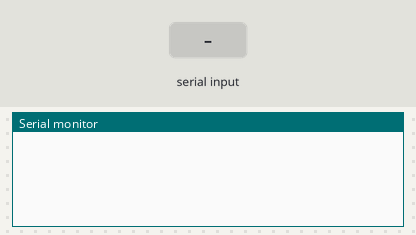
Recording of a sketch running on a simulated Arduino Mega 2560, built with avr-gcc and run on an emulated ATmega2560. Shown: the last lines printed to the serial monitor. Inputs (shaded band) come from the test bench.

Above: at 1.2 s.
1.3 s: "1\n" received over the second serial link
At 2.2 s:
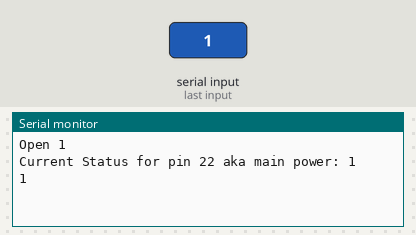
2.8 s: "2\n" received over the second serial link
At 3.2 s:
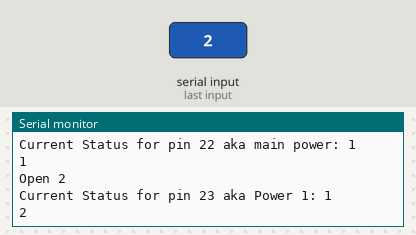

Measured:
- after the input at 1.3 s, the serial monitor: prints a new line at once (image 1)
- after the input at 2.8 s, the serial monitor: prints a new line at once (image 2)

The sketch:

control-board.ino
```cpp
#include <SoftwareSerial.h>

SoftwareSerial HC12(10, 11);  // HC-12 TX Pin, HC-12 RX Pin
int incByte = 0;
char text[4] = "";
int mainPower = 22;
int power1 = 23;
int power2 = 24;
int power3 = 25;

void setup() {
  Serial.begin(9600);  // Serial port to computer
  HC12.begin(9600);    // Serial port to HC12
  pinMode(mainPower, OUTPUT);
  digitalWrite(mainPower, LOW);
  pinMode(power1, OUTPUT);
  digitalWrite(power1, LOW);
  pinMode(power2, OUTPUT);
  digitalWrite(power2, LOW);
  pinMode(power3, OUTPUT);
  digitalWrite(power3, LOW);
}

void loop() {
  while (HC12.available() > 0) {
    String data = HC12.readStringUntil('\n');

    if (data == "1") {
      Serial.println("Open 1");
      digitalWrite(mainPower, !digitalRead(mainPower));
      Serial.print("Current Status for pin 22 aka main power: ");
      Serial.println(digitalRead(mainPower));
    }
    if (data == "2") {
      Serial.println("Open 2");
      digitalWrite(power1,!digitalRead(power1));
      Serial.print("Current Status for pin 23 aka Power 1: ");
      Serial.println(digitalRead(power1));
    }
    if (data == "3") {
      Serial.println("Open 3");
      digitalWrite(power2,!digitalRead(power2));
      Serial.print("Current Status for pin 24 aka Power 2: ");
      Serial.println(digitalRead(power2));
    }
    if (data == "4") {
      Serial.println("Open 4");
      digitalWrite(power3,!digitalRead(power3));
      Serial.print("Current Status for pin 25 aka Power 3: ");
      Serial.println(digitalRead(power3));
    }
    Serial.println(data);

  }

}
```
